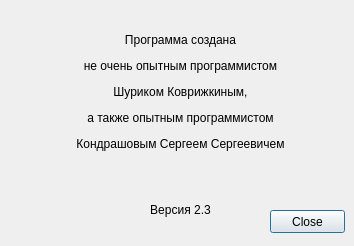
<?xml version="1.0" encoding="UTF-8"?>
<ui version="4.0">
 <class>About</class>
 <widget class="QDialog" name="About">
  <property name="geometry">
   <rect>
    <x>0</x>
    <y>0</y>
    <width>354</width>
    <height>246</height>
   </rect>
  </property>
  <property name="windowTitle">
   <string>Dialog</string>
  </property>
  <widget class="QLabel" name="label">
   <property name="geometry">
    <rect>
     <x>10</x>
     <y>10</y>
     <width>341</width>
     <height>231</height>
    </rect>
   </property>
   <property name="text">
    <string>&lt;html&gt;&lt;head/&gt;&lt;body&gt;&lt;p align=&quot;center&quot;&gt;Программа создана&lt;/p&gt;&lt;p align=&quot;center&quot;&gt;не очень опытным программистом&lt;/p&gt;&lt;p align=&quot;center&quot;&gt;Шуриком Коврижкиным,&lt;/p&gt;&lt;p align=&quot;center&quot;&gt;а также опытным программистом&lt;/p&gt;&lt;p align=&quot;center&quot;&gt;Кондрашовым Сергеем Сергеевичем&lt;/p&gt;&lt;p align=&quot;center&quot;&gt;&lt;br/&gt;&lt;/p&gt;&lt;p align=&quot;center&quot;&gt;Версия 2.3&lt;/p&gt;&lt;/body&gt;&lt;/html&gt;</string>
   </property>
  </widget>
  <widget class="QPushButton" name="pushButton">
   <property name="geometry">
    <rect>
     <x>270</x>
     <y>210</y>
     <width>75</width>
     <height>23</height>
    </rect>
   </property>
   <property name="text">
    <string>Close</string>
   </property>
  </widget>
 </widget>
 <resources/>
 <connections/>
</ui>
